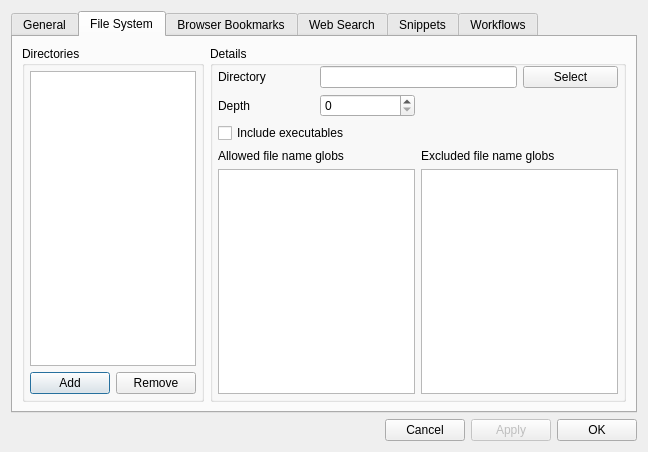
<?xml version="1.0" encoding="UTF-8"?>
<ui version="4.0">
 <class>ConfigurationDialog</class>
 <widget class="QDialog" name="ConfigurationDialog">
  <property name="geometry">
   <rect>
    <x>0</x>
    <y>0</y>
    <width>648</width>
    <height>452</height>
   </rect>
  </property>
  <property name="windowTitle">
   <string>Settings</string>
  </property>
  <layout class="QVBoxLayout" name="verticalLayout_3">
   <item>
    <widget class="QTabWidget" name="settingsTabs">
     <property name="currentIndex">
      <number>1</number>
     </property>
     <widget class="QWidget" name="generalTab">
      <attribute name="title">
       <string>General</string>
      </attribute>
      <layout class="QVBoxLayout" name="verticalLayout_6">
       <property name="leftMargin">
        <number>5</number>
       </property>
       <property name="topMargin">
        <number>0</number>
       </property>
       <property name="rightMargin">
        <number>5</number>
       </property>
       <property name="bottomMargin">
        <number>0</number>
       </property>
       <item>
        <widget class="QWidget" name="widget_9" native="true">
         <layout class="QHBoxLayout" name="horizontalLayout_8">
          <property name="leftMargin">
           <number>0</number>
          </property>
          <property name="topMargin">
           <number>0</number>
          </property>
          <property name="bottomMargin">
           <number>0</number>
          </property>
         </layout>
        </widget>
       </item>
       <item>
        <widget class="QGroupBox" name="basicGroupBox">
         <property name="title">
          <string>Basic settings</string>
         </property>
         <layout class="QVBoxLayout" name="verticalLayout_9">
          <property name="leftMargin">
           <number>5</number>
          </property>
          <property name="topMargin">
           <number>0</number>
          </property>
          <property name="rightMargin">
           <number>5</number>
          </property>
          <property name="bottomMargin">
           <number>5</number>
          </property>
          <item>
           <widget class="QWidget" name="widget_8" native="true">
            <layout class="QHBoxLayout" name="horizontalLayout_7">
             <property name="leftMargin">
              <number>0</number>
             </property>
             <property name="topMargin">
              <number>0</number>
             </property>
             <property name="bottomMargin">
              <number>0</number>
             </property>
             <item>
              <widget class="QLabel" name="label">
               <property name="text">
                <string>Toogle CPLauncher hotkey</string>
               </property>
              </widget>
             </item>
             <item>
              <widget class="CustomHotkeyEditor" name="generalLauncherToggleHotkeyEditor">
               <property name="keySequence">
                <string comment="jhj" extracomment="jh"/>
               </property>
              </widget>
             </item>
             <item>
              <spacer name="horizontalSpacer_4">
               <property name="orientation">
                <enum>Qt::Horizontal</enum>
               </property>
               <property name="sizeHint" stdset="0">
                <size>
                 <width>40</width>
                 <height>20</height>
                </size>
               </property>
              </spacer>
             </item>
            </layout>
           </widget>
          </item>
          <item>
           <widget class="QCheckBox" name="whiteTrayIconCheckbox">
            <property name="focusPolicy">
             <enum>Qt::StrongFocus</enum>
            </property>
            <property name="text">
             <string>White tray icon</string>
            </property>
           </widget>
          </item>
         </layout>
        </widget>
       </item>
       <item>
        <spacer name="verticalSpacer">
         <property name="orientation">
          <enum>Qt::Vertical</enum>
         </property>
         <property name="sizeHint" stdset="0">
          <size>
           <width>20</width>
           <height>40</height>
          </size>
         </property>
        </spacer>
       </item>
      </layout>
     </widget>
     <widget class="QWidget" name="fileSystemTab">
      <attribute name="title">
       <string>File System</string>
      </attribute>
      <layout class="QHBoxLayout" name="horizontalLayout_2">
       <item>
        <widget class="QGroupBox" name="groupBox_2">
         <property name="title">
          <string>Directories</string>
         </property>
         <layout class="QVBoxLayout" name="verticalLayout_2">
          <property name="leftMargin">
           <number>5</number>
          </property>
          <property name="topMargin">
           <number>5</number>
          </property>
          <property name="rightMargin">
           <number>5</number>
          </property>
          <property name="bottomMargin">
           <number>5</number>
          </property>
          <item>
           <widget class="QListWidget" name="fsDirectoriesList">
            <property name="sizePolicy">
             <sizepolicy hsizetype="Preferred" vsizetype="Expanding">
              <horstretch>0</horstretch>
              <verstretch>0</verstretch>
             </sizepolicy>
            </property>
           </widget>
          </item>
          <item>
           <widget class="QWidget" name="widget_2" native="true">
            <property name="sizePolicy">
             <sizepolicy hsizetype="Preferred" vsizetype="Preferred">
              <horstretch>0</horstretch>
              <verstretch>0</verstretch>
             </sizepolicy>
            </property>
            <layout class="QHBoxLayout" name="horizontalLayout_3">
             <property name="leftMargin">
              <number>0</number>
             </property>
             <property name="topMargin">
              <number>0</number>
             </property>
             <property name="rightMargin">
              <number>0</number>
             </property>
             <property name="bottomMargin">
              <number>0</number>
             </property>
             <item>
              <widget class="QPushButton" name="fsAddDirButton">
               <property name="sizePolicy">
                <sizepolicy hsizetype="Preferred" vsizetype="Fixed">
                 <horstretch>0</horstretch>
                 <verstretch>0</verstretch>
                </sizepolicy>
               </property>
               <property name="text">
                <string>Add</string>
               </property>
              </widget>
             </item>
             <item>
              <widget class="QPushButton" name="fsRemoveDirButton">
               <property name="text">
                <string>Remove</string>
               </property>
              </widget>
             </item>
            </layout>
           </widget>
          </item>
         </layout>
        </widget>
       </item>
       <item>
        <widget class="QGroupBox" name="groupBox_3">
         <property name="sizePolicy">
          <sizepolicy hsizetype="Expanding" vsizetype="Preferred">
           <horstretch>0</horstretch>
           <verstretch>0</verstretch>
          </sizepolicy>
         </property>
         <property name="title">
          <string>Details</string>
         </property>
         <layout class="QGridLayout" name="gridLayout">
          <property name="leftMargin">
           <number>5</number>
          </property>
          <property name="topMargin">
           <number>0</number>
          </property>
          <property name="rightMargin">
           <number>5</number>
          </property>
          <property name="bottomMargin">
           <number>0</number>
          </property>
          <item row="2" column="0" colspan="2">
           <widget class="QCheckBox" name="fsIncludeExecutablesCB">
            <property name="sizePolicy">
             <sizepolicy hsizetype="Minimum" vsizetype="Fixed">
              <horstretch>1</horstretch>
              <verstretch>0</verstretch>
             </sizepolicy>
            </property>
            <property name="text">
             <string>Include executables</string>
            </property>
           </widget>
          </item>
          <item row="0" column="0">
           <widget class="QLabel" name="label_2">
            <property name="sizePolicy">
             <sizepolicy hsizetype="Minimum" vsizetype="Preferred">
              <horstretch>0</horstretch>
              <verstretch>0</verstretch>
             </sizepolicy>
            </property>
            <property name="text">
             <string>Directory</string>
            </property>
           </widget>
          </item>
          <item row="0" column="3">
           <widget class="QPushButton" name="fsSelectDirButton">
            <property name="text">
             <string>Select</string>
            </property>
           </widget>
          </item>
          <item row="1" column="0">
           <widget class="QLabel" name="label_3">
            <property name="sizePolicy">
             <sizepolicy hsizetype="Minimum" vsizetype="Preferred">
              <horstretch>0</horstretch>
              <verstretch>0</verstretch>
             </sizepolicy>
            </property>
            <property name="text">
             <string>Depth</string>
            </property>
           </widget>
          </item>
          <item row="1" column="1">
           <widget class="QSpinBox" name="fsDepthSpinBox">
            <property name="sizePolicy">
             <sizepolicy hsizetype="Minimum" vsizetype="Fixed">
              <horstretch>0</horstretch>
              <verstretch>0</verstretch>
             </sizepolicy>
            </property>
           </widget>
          </item>
          <item row="3" column="0" colspan="4">
           <widget class="QWidget" name="widget_3" native="true">
            <property name="enabled">
             <bool>true</bool>
            </property>
            <property name="sizePolicy">
             <sizepolicy hsizetype="Expanding" vsizetype="Preferred">
              <horstretch>10</horstretch>
              <verstretch>1</verstretch>
             </sizepolicy>
            </property>
            <layout class="QGridLayout" name="gridLayout_2">
             <property name="leftMargin">
              <number>0</number>
             </property>
             <property name="topMargin">
              <number>0</number>
             </property>
             <property name="rightMargin">
              <number>0</number>
             </property>
             <property name="bottomMargin">
              <number>5</number>
             </property>
             <item row="0" column="1">
              <widget class="QLabel" name="label_5">
               <property name="text">
                <string>Excluded file name globs</string>
               </property>
              </widget>
             </item>
             <item row="1" column="0">
              <widget class="QPlainTextEdit" name="fsAllowedGlobsTextField"/>
             </item>
             <item row="1" column="1">
              <widget class="QPlainTextEdit" name="fsExcludedGlobsTextField"/>
             </item>
             <item row="0" column="0">
              <widget class="QLabel" name="label_4">
               <property name="text">
                <string>Allowed file name globs</string>
               </property>
              </widget>
             </item>
            </layout>
           </widget>
          </item>
          <item row="0" column="1" colspan="2">
           <widget class="QLineEdit" name="fsDirLineEdit"/>
          </item>
         </layout>
        </widget>
       </item>
      </layout>
     </widget>
     <widget class="QWidget" name="bookmarksTab">
      <attribute name="title">
       <string>Browser Bookmarks</string>
      </attribute>
      <layout class="QVBoxLayout" name="verticalLayout_7">
       <item>
        <widget class="QGroupBox" name="groupBox">
         <property name="title">
          <string>Browsers</string>
         </property>
         <layout class="QVBoxLayout" name="verticalLayout">
          <property name="leftMargin">
           <number>5</number>
          </property>
          <property name="topMargin">
           <number>0</number>
          </property>
          <property name="rightMargin">
           <number>5</number>
          </property>
          <property name="bottomMargin">
           <number>0</number>
          </property>
          <item>
           <layout class="QHBoxLayout" name="horizontalLayout_10">
            <item>
             <widget class="QListWidget" name="browsersChooserList">
              <property name="sizePolicy">
               <sizepolicy hsizetype="Minimum" vsizetype="Minimum">
                <horstretch>0</horstretch>
                <verstretch>0</verstretch>
               </sizepolicy>
              </property>
             </widget>
            </item>
            <item>
             <spacer name="horizontalSpacer_5">
              <property name="orientation">
               <enum>Qt::Horizontal</enum>
              </property>
              <property name="sizeType">
               <enum>QSizePolicy::Minimum</enum>
              </property>
              <property name="sizeHint" stdset="0">
               <size>
                <width>40</width>
                <height>10</height>
               </size>
              </property>
             </spacer>
            </item>
           </layout>
          </item>
          <item>
           <spacer name="verticalSpacer_2">
            <property name="orientation">
             <enum>Qt::Vertical</enum>
            </property>
            <property name="sizeHint" stdset="0">
             <size>
              <width>20</width>
              <height>40</height>
             </size>
            </property>
           </spacer>
          </item>
         </layout>
        </widget>
       </item>
      </layout>
     </widget>
     <widget class="QWidget" name="webSearchTab">
      <attribute name="title">
       <string>Web Search</string>
      </attribute>
      <layout class="QVBoxLayout" name="verticalLayout_4">
       <property name="leftMargin">
        <number>5</number>
       </property>
       <property name="rightMargin">
        <number>5</number>
       </property>
       <property name="bottomMargin">
        <number>0</number>
       </property>
       <item>
        <widget class="QTableWidget" name="wsTable">
         <property name="sizePolicy">
          <sizepolicy hsizetype="Expanding" vsizetype="Expanding">
           <horstretch>0</horstretch>
           <verstretch>0</verstretch>
          </sizepolicy>
         </property>
        </widget>
       </item>
       <item>
        <widget class="QWidget" name="widget_4" native="true">
         <layout class="QHBoxLayout" name="horizontalLayout">
          <property name="topMargin">
           <number>0</number>
          </property>
          <property name="rightMargin">
           <number>0</number>
          </property>
          <item>
           <spacer name="horizontalSpacer">
            <property name="orientation">
             <enum>Qt::Horizontal</enum>
            </property>
            <property name="sizeHint" stdset="0">
             <size>
              <width>40</width>
              <height>20</height>
             </size>
            </property>
           </spacer>
          </item>
          <item>
           <widget class="QPushButton" name="wsAddButton">
            <property name="text">
             <string>Add</string>
            </property>
           </widget>
          </item>
          <item>
           <widget class="QPushButton" name="wsRemoveButton">
            <property name="text">
             <string>Remove</string>
            </property>
           </widget>
          </item>
         </layout>
        </widget>
       </item>
      </layout>
     </widget>
     <widget class="QWidget" name="snippetsTab">
      <attribute name="title">
       <string>Snippets</string>
      </attribute>
      <layout class="QVBoxLayout" name="verticalLayout_5">
       <property name="leftMargin">
        <number>0</number>
       </property>
       <property name="rightMargin">
        <number>0</number>
       </property>
       <property name="bottomMargin">
        <number>0</number>
       </property>
       <item>
        <widget class="QWidget" name="widget_6" native="true">
         <layout class="QHBoxLayout" name="horizontalLayout_4">
          <property name="leftMargin">
           <number>5</number>
          </property>
          <property name="topMargin">
           <number>0</number>
          </property>
          <property name="rightMargin">
           <number>0</number>
          </property>
          <property name="bottomMargin">
           <number>0</number>
          </property>
          <item>
           <widget class="QLabel" name="label_6">
            <property name="text">
             <string>Snippets keyword</string>
            </property>
           </widget>
          </item>
          <item>
           <widget class="QLineEdit" name="snipKeywordInput">
            <property name="sizePolicy">
             <sizepolicy hsizetype="Preferred" vsizetype="Fixed">
              <horstretch>0</horstretch>
              <verstretch>0</verstretch>
             </sizepolicy>
            </property>
           </widget>
          </item>
          <item>
           <spacer name="horizontalSpacer_2">
            <property name="orientation">
             <enum>Qt::Horizontal</enum>
            </property>
            <property name="sizeHint" stdset="0">
             <size>
              <width>40</width>
              <height>20</height>
             </size>
            </property>
           </spacer>
          </item>
         </layout>
        </widget>
       </item>
       <item>
        <widget class="QWidget" name="widget_5" native="true">
         <property name="sizePolicy">
          <sizepolicy hsizetype="Preferred" vsizetype="Expanding">
           <horstretch>0</horstretch>
           <verstretch>2</verstretch>
          </sizepolicy>
         </property>
         <layout class="QHBoxLayout" name="horizontalLayout_5">
          <property name="leftMargin">
           <number>0</number>
          </property>
          <property name="topMargin">
           <number>0</number>
          </property>
          <property name="rightMargin">
           <number>5</number>
          </property>
          <property name="bottomMargin">
           <number>5</number>
          </property>
          <item>
           <widget class="QWidget" name="widget" native="true">
            <property name="sizePolicy">
             <sizepolicy hsizetype="Minimum" vsizetype="Preferred">
              <horstretch>0</horstretch>
              <verstretch>0</verstretch>
             </sizepolicy>
            </property>
            <property name="maximumSize">
             <size>
              <width>170</width>
              <height>16777215</height>
             </size>
            </property>
            <layout class="QVBoxLayout" name="verticalLayout_8">
             <property name="spacing">
              <number>5</number>
             </property>
             <property name="leftMargin">
              <number>5</number>
             </property>
             <property name="topMargin">
              <number>0</number>
             </property>
             <property name="rightMargin">
              <number>5</number>
             </property>
             <property name="bottomMargin">
              <number>0</number>
             </property>
             <item>
              <widget class="QListWidget" name="snipCollectionList">
               <property name="enabled">
                <bool>true</bool>
               </property>
               <property name="sizePolicy">
                <sizepolicy hsizetype="Minimum" vsizetype="Expanding">
                 <horstretch>0</horstretch>
                 <verstretch>0</verstretch>
                </sizepolicy>
               </property>
               <property name="maximumSize">
                <size>
                 <width>200</width>
                 <height>16777215</height>
                </size>
               </property>
               <property name="baseSize">
                <size>
                 <width>0</width>
                 <height>0</height>
                </size>
               </property>
              </widget>
             </item>
             <item>
              <widget class="QWidget" name="widget_10" native="true">
               <layout class="QHBoxLayout" name="horizontalLayout_9">
                <property name="spacing">
                 <number>5</number>
                </property>
                <property name="leftMargin">
                 <number>0</number>
                </property>
                <property name="topMargin">
                 <number>0</number>
                </property>
                <property name="rightMargin">
                 <number>0</number>
                </property>
                <property name="bottomMargin">
                 <number>0</number>
                </property>
                <item>
                 <widget class="QPushButton" name="snipAddCollectionButton">
                  <property name="text">
                   <string>Add</string>
                  </property>
                 </widget>
                </item>
                <item>
                 <widget class="QPushButton" name="snipRemoveCollectionButton">
                  <property name="text">
                   <string>Remove</string>
                  </property>
                 </widget>
                </item>
               </layout>
              </widget>
             </item>
            </layout>
           </widget>
          </item>
          <item>
           <widget class="QWidget" name="snipSnippetEditor" native="true">
            <property name="enabled">
             <bool>true</bool>
            </property>
            <property name="sizePolicy">
             <sizepolicy hsizetype="Expanding" vsizetype="Preferred">
              <horstretch>0</horstretch>
              <verstretch>0</verstretch>
             </sizepolicy>
            </property>
            <layout class="QVBoxLayout" name="verticalLayout_10">
             <property name="leftMargin">
              <number>5</number>
             </property>
             <property name="topMargin">
              <number>0</number>
             </property>
             <property name="rightMargin">
              <number>5</number>
             </property>
             <property name="bottomMargin">
              <number>0</number>
             </property>
             <item>
              <widget class="QTableWidget" name="snipTable">
               <property name="columnCount">
                <number>2</number>
               </property>
               <attribute name="verticalHeaderShowSortIndicator" stdset="0">
                <bool>false</bool>
               </attribute>
               <column/>
               <column/>
              </widget>
             </item>
             <item>
              <widget class="QWidget" name="widget_11" native="true">
               <layout class="QHBoxLayout" name="horizontalLayout_11">
                <property name="spacing">
                 <number>5</number>
                </property>
                <property name="leftMargin">
                 <number>0</number>
                </property>
                <property name="topMargin">
                 <number>0</number>
                </property>
                <property name="rightMargin">
                 <number>0</number>
                </property>
                <property name="bottomMargin">
                 <number>0</number>
                </property>
                <item>
                 <spacer name="horizontalSpacer_7">
                  <property name="orientation">
                   <enum>Qt::Horizontal</enum>
                  </property>
                  <property name="sizeType">
                   <enum>QSizePolicy::Expanding</enum>
                  </property>
                  <property name="sizeHint" stdset="0">
                   <size>
                    <width>40</width>
                    <height>20</height>
                   </size>
                  </property>
                 </spacer>
                </item>
                <item>
                 <widget class="QPushButton" name="snipAddButton">
                  <property name="text">
                   <string>Add</string>
                  </property>
                 </widget>
                </item>
                <item>
                 <widget class="QPushButton" name="snipRemoveButton">
                  <property name="text">
                   <string>Remove</string>
                  </property>
                 </widget>
                </item>
               </layout>
              </widget>
             </item>
            </layout>
           </widget>
          </item>
         </layout>
        </widget>
       </item>
      </layout>
     </widget>
     <widget class="QWidget" name="workflowTab">
      <attribute name="title">
       <string>Workflows</string>
      </attribute>
      <layout class="QHBoxLayout" name="horizontalLayout_13">
       <property name="leftMargin">
        <number>5</number>
       </property>
       <property name="topMargin">
        <number>5</number>
       </property>
       <property name="rightMargin">
        <number>5</number>
       </property>
       <property name="bottomMargin">
        <number>5</number>
       </property>
       <item>
        <widget class="QWidget" name="widget_7" native="true">
         <property name="sizePolicy">
          <sizepolicy hsizetype="Minimum" vsizetype="Preferred">
           <horstretch>0</horstretch>
           <verstretch>0</verstretch>
          </sizepolicy>
         </property>
         <property name="maximumSize">
          <size>
           <width>170</width>
           <height>16777215</height>
          </size>
         </property>
         <layout class="QVBoxLayout" name="verticalLayout_11">
          <property name="spacing">
           <number>5</number>
          </property>
          <property name="leftMargin">
           <number>5</number>
          </property>
          <property name="topMargin">
           <number>0</number>
          </property>
          <property name="rightMargin">
           <number>5</number>
          </property>
          <property name="bottomMargin">
           <number>0</number>
          </property>
          <item>
           <widget class="QListWidget" name="wfWorkflowsList">
            <property name="enabled">
             <bool>true</bool>
            </property>
            <property name="sizePolicy">
             <sizepolicy hsizetype="Minimum" vsizetype="Expanding">
              <horstretch>0</horstretch>
              <verstretch>0</verstretch>
             </sizepolicy>
            </property>
            <property name="maximumSize">
             <size>
              <width>200</width>
              <height>16777215</height>
             </size>
            </property>
            <property name="baseSize">
             <size>
              <width>0</width>
              <height>0</height>
             </size>
            </property>
           </widget>
          </item>
          <item>
           <widget class="QWidget" name="widget_12" native="true">
            <layout class="QHBoxLayout" name="horizontalLayout_12">
             <property name="spacing">
              <number>5</number>
             </property>
             <property name="leftMargin">
              <number>0</number>
             </property>
             <property name="topMargin">
              <number>0</number>
             </property>
             <property name="rightMargin">
              <number>0</number>
             </property>
             <property name="bottomMargin">
              <number>0</number>
             </property>
             <item>
              <widget class="QPushButton" name="wfAddWorkflowButton">
               <property name="text">
                <string>Add</string>
               </property>
              </widget>
             </item>
             <item>
              <widget class="QPushButton" name="wfRemoveWorkflowButton">
               <property name="text">
                <string>Remove</string>
               </property>
              </widget>
             </item>
            </layout>
           </widget>
          </item>
         </layout>
        </widget>
       </item>
       <item>
        <widget class="CustomGraphicsView" name="wfScene">
         <property name="verticalScrollBarPolicy">
          <enum>Qt::ScrollBarAlwaysOn</enum>
         </property>
         <property name="horizontalScrollBarPolicy">
          <enum>Qt::ScrollBarAlwaysOn</enum>
         </property>
         <property name="sizeAdjustPolicy">
          <enum>QAbstractScrollArea::AdjustIgnored</enum>
         </property>
         <property name="interactive">
          <bool>true</bool>
         </property>
         <property name="dragMode">
          <enum>QGraphicsView::NoDrag</enum>
         </property>
         <property name="transformationAnchor">
          <enum>QGraphicsView::NoAnchor</enum>
         </property>
         <property name="viewportUpdateMode">
          <enum>QGraphicsView::MinimalViewportUpdate</enum>
         </property>
         <property name="rubberBandSelectionMode">
          <enum>Qt::ContainsItemShape</enum>
         </property>
        </widget>
       </item>
      </layout>
     </widget>
    </widget>
   </item>
   <item>
    <widget class="QWidget" name="OkCancelButtonsPanel" native="true">
     <layout class="QHBoxLayout" name="horizontalLayout_6">
      <property name="leftMargin">
       <number>0</number>
      </property>
      <property name="topMargin">
       <number>0</number>
      </property>
      <property name="rightMargin">
       <number>0</number>
      </property>
      <property name="bottomMargin">
       <number>0</number>
      </property>
      <item>
       <spacer name="horizontalSpacer_3">
        <property name="orientation">
         <enum>Qt::Horizontal</enum>
        </property>
        <property name="sizeHint" stdset="0">
         <size>
          <width>40</width>
          <height>20</height>
         </size>
        </property>
       </spacer>
      </item>
      <item>
       <widget class="QPushButton" name="cancelButton">
        <property name="text">
         <string>Cancel</string>
        </property>
       </widget>
      </item>
      <item>
       <widget class="QPushButton" name="applyButton">
        <property name="enabled">
         <bool>false</bool>
        </property>
        <property name="text">
         <string>Apply</string>
        </property>
       </widget>
      </item>
      <item>
       <widget class="QPushButton" name="okButton">
        <property name="text">
         <string>OK</string>
        </property>
       </widget>
      </item>
     </layout>
    </widget>
   </item>
  </layout>
 </widget>
 <customwidgets>
  <customwidget>
   <class>CustomHotkeyEditor</class>
   <extends>QKeySequenceEdit</extends>
   <header>includes.h</header>
  </customwidget>
  <customwidget>
   <class>CustomGraphicsView</class>
   <extends>QGraphicsView</extends>
   <header>customgraphicsview.h</header>
  </customwidget>
 </customwidgets>
 <tabstops>
  <tabstop>browsersChooserList</tabstop>
  <tabstop>whiteTrayIconCheckbox</tabstop>
  <tabstop>okButton</tabstop>
  <tabstop>settingsTabs</tabstop>
  <tabstop>cancelButton</tabstop>
  <tabstop>applyButton</tabstop>
  <tabstop>fsDirectoriesList</tabstop>
  <tabstop>generalLauncherToggleHotkeyEditor</tabstop>
  <tabstop>fsAddDirButton</tabstop>
  <tabstop>fsRemoveDirButton</tabstop>
  <tabstop>fsIncludeExecutablesCB</tabstop>
  <tabstop>fsAllowedGlobsTextField</tabstop>
  <tabstop>fsExcludedGlobsTextField</tabstop>
  <tabstop>fsSelectDirButton</tabstop>
  <tabstop>fsDirLineEdit</tabstop>
  <tabstop>fsDepthSpinBox</tabstop>
  <tabstop>wsTable</tabstop>
  <tabstop>wsAddButton</tabstop>
  <tabstop>wsRemoveButton</tabstop>
  <tabstop>snipKeywordInput</tabstop>
  <tabstop>snipCollectionList</tabstop>
  <tabstop>snipAddCollectionButton</tabstop>
  <tabstop>snipRemoveCollectionButton</tabstop>
 </tabstops>
 <resources/>
 <connections/>
</ui>
